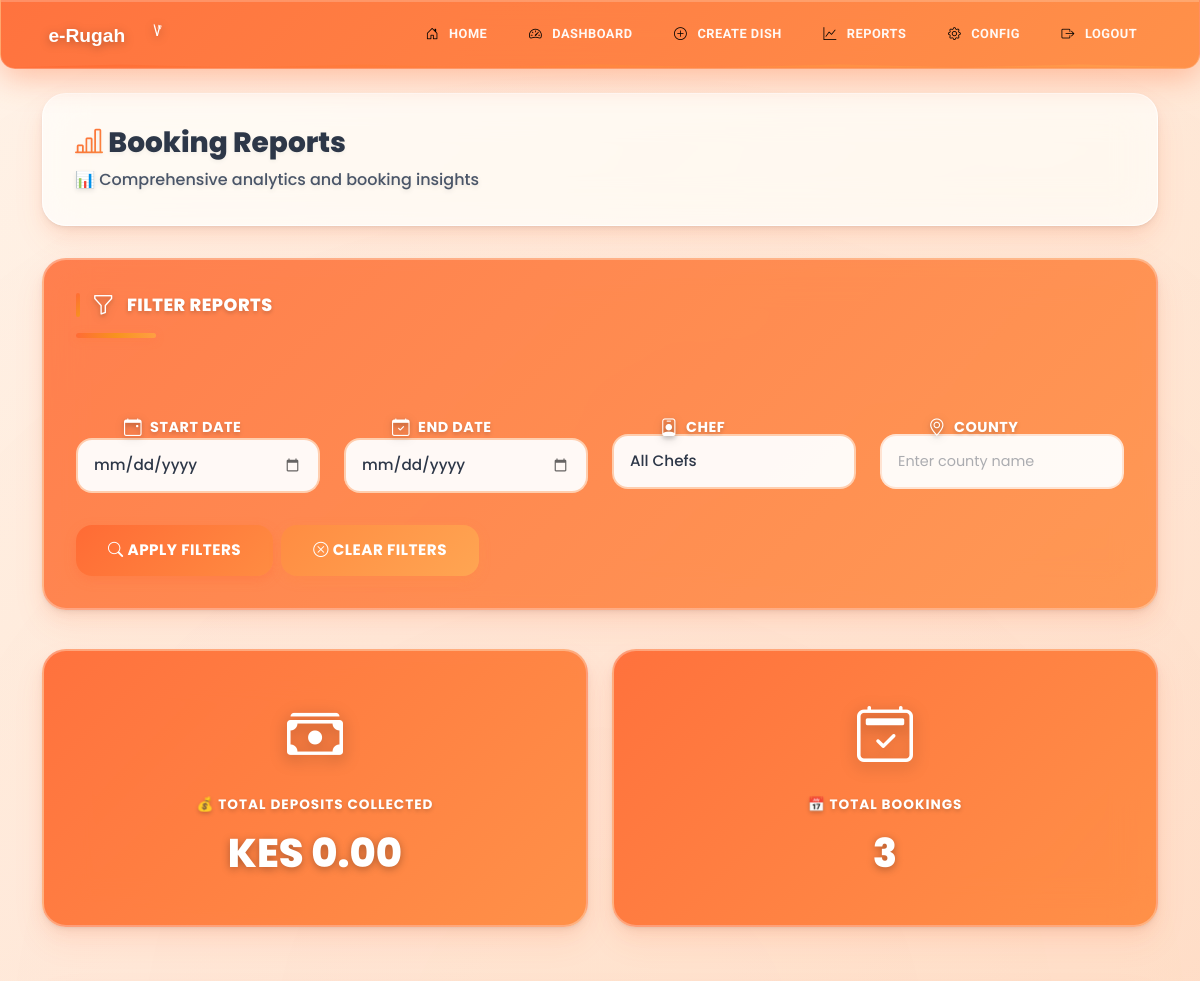
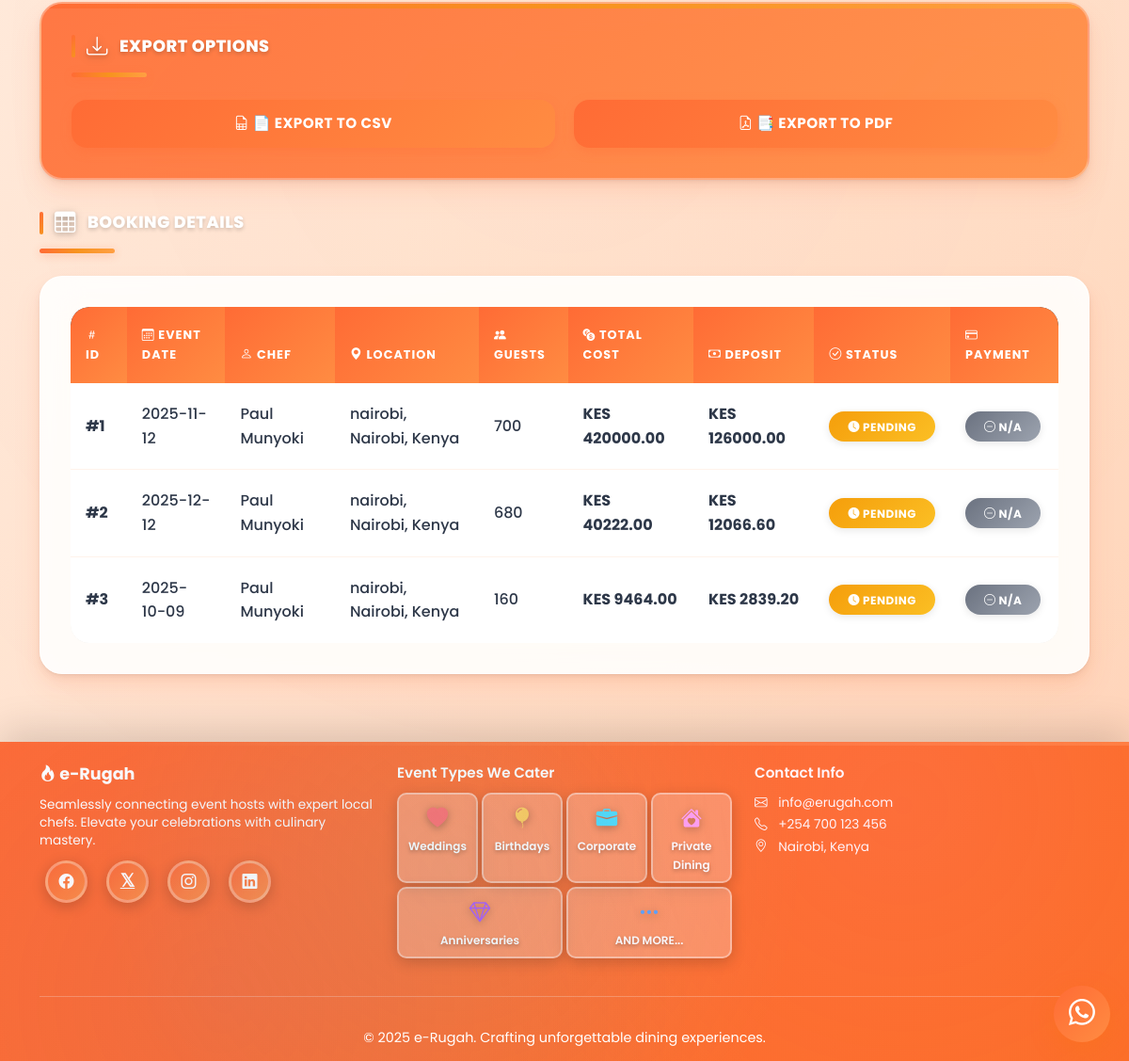
/admin/reports (signed in), run on an earlier commit of the app's database (2 pictures, top to bottom).
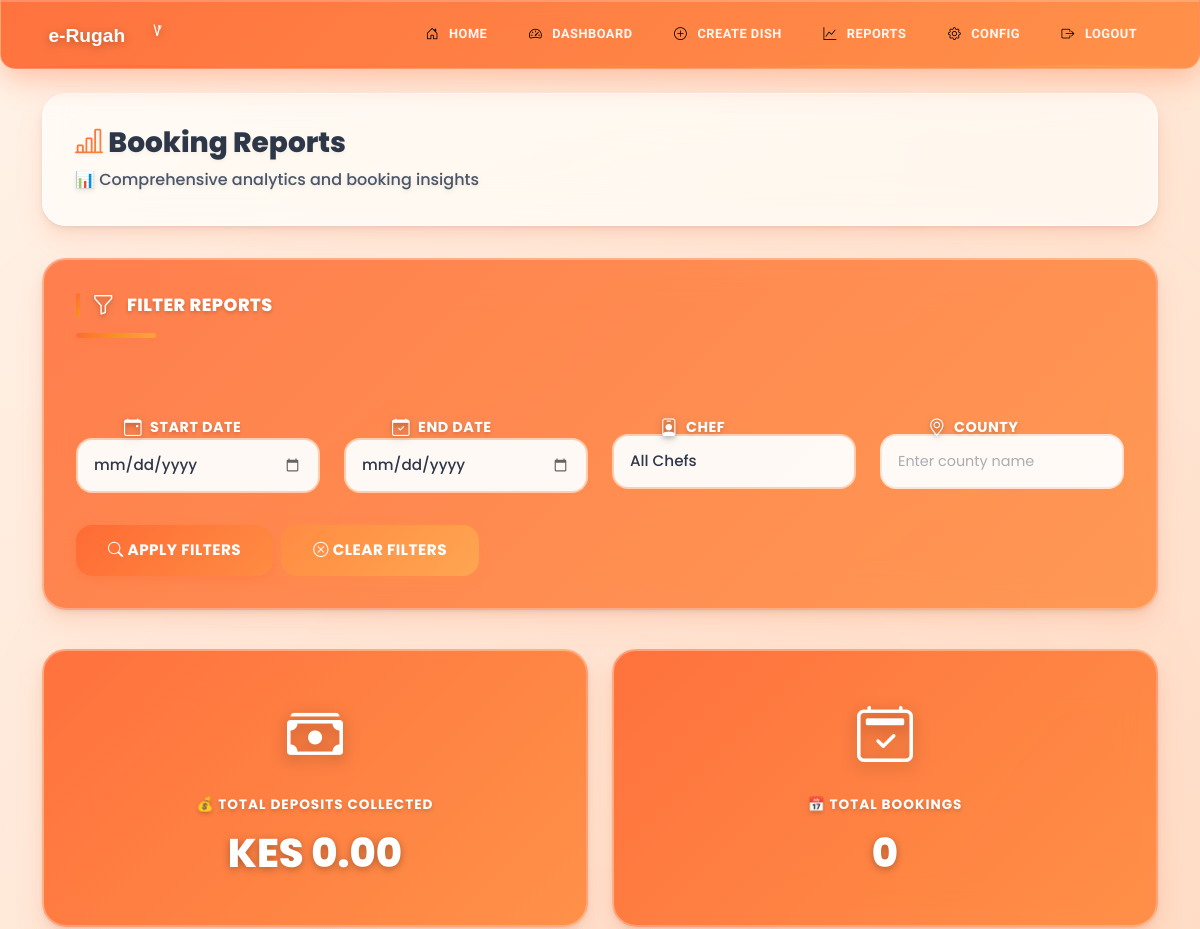
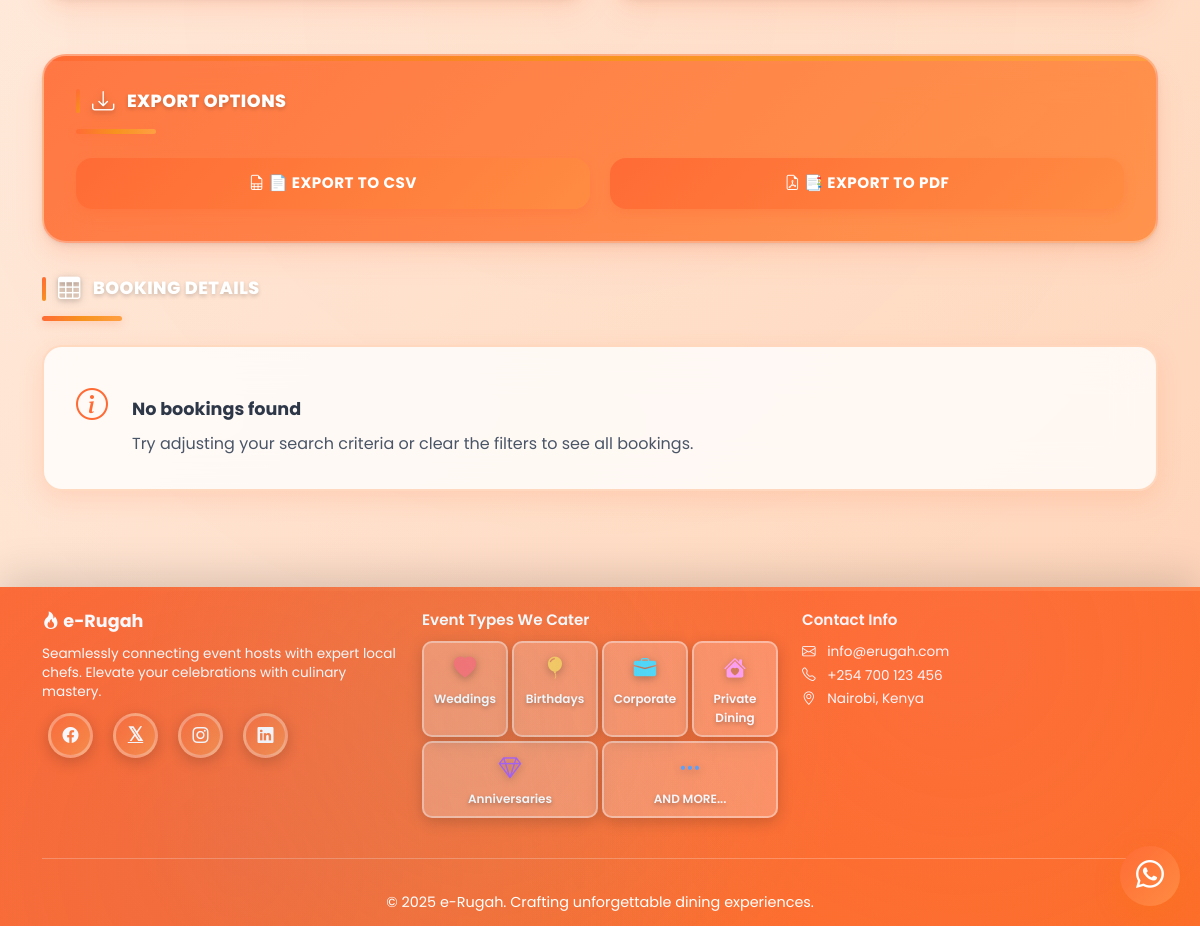
And on a later commit of the database (2 pictures, top to bottom).
### models.py (models this page shows, shortened)
class Booking(db.Model):
    id = db.Column(db.Integer, primary_key=True)
    event_id = db.Column(db.Integer, db.ForeignKey('event.id'), nullable=False)
    chef_id = db.Column(db.Integer, db.ForeignKey('chef.id'), nullable=False)
    status = db.Column(db.String(20), default='pending')
    deposit_amount = db.Column(db.Float)
    created_at = db.Column(db.DateTime, default=datetime.utcnow)
    confirmed_at = db.Column(db.DateTime)
    rating_value = db.Column(db.Integer)
    rating_submitted_at = db.Column(db.DateTime)
    rating_comment = db.Column(db.Text)
    payments = db.relationship('Payment', backref='booking', lazy=True)

class Event(db.Model):
    id = db.Column(db.Integer, primary_key=True)
    customer_id = db.Column(db.Integer, db.ForeignKey('user.id'), nullable=False)
    county = db.Column(db.String(50), nullable=False)
    sub_county = db.Column(db.String(50), nullable=False)
    town = db.Column(db.String(50), nullable=False)
    adult_guests = db.Column(db.Integer, nullable=False)
    child_guests = db.Column(db.Integer, nullable=False)
    event_date = db.Column(db.DateTime, nullable=False)
    menu_items = db.Column(db.Text)
    total_cost = db.Column(db.Float, default=0.0)
    created_at = db.Column(db.DateTime, default=datetime.utcnow)
    bookings = db.relationship('Booking', backref='event', lazy=True)

class Chef(db.Model):
    id = db.Column(db.Integer, primary_key=True)
    user_id = db.Column(db.Integer, db.ForeignKey('user.id'), nullable=False)
    name = db.Column(db.String(100), nullable=False)
    phone = db.Column(db.String(20), nullable=False)
    county = db.Column(db.String(50), nullable=False)
    sub_county = db.Column(db.String(50), nullable=False)
    town = db.Column(db.String(50), nullable=False)
    about = db.Column(db.Text)
    meals_offered = db.Column(db.Text)
    photo_url = db.Column(db.String(200))
    is_verified = db.Column(db.Boolean, default=False)
    is_approved = db.Column(db.Boolean, default=False)
    created_at = db.Column(db.DateTime, default=datetime.utcnow)
    rating_total = db.Column(db.Integer, default=0)
    rating_count = db.Column(db.Integer, default=0)
    is_featured = db.Column(db.Boolean, default=False)
    featured_priority = db.Column(db.Integer, default=100)
    bookings = db.relationship('Booking', backref='chef', lazy=True)

### main.py (the view)
@app.route('/admin/reports')
@role_required('admin')
def reports():
    start_date = request.args.get('start_date')
    end_date = request.args.get('end_date')
    chef_id = request.args.get('chef_id')
    county = request.args.get('county')
    query = db.session.query(Booking, Event, Chef, Payment).join(
        Event, Booking.event_id == Event.id
    ).join(
        Chef, Booking.chef_id == Chef.id
    ).outerjoin(
        Payment, Booking.id == Payment.booking_id
    )
    if start_date:
        query = query.filter(Booking.created_at >= datetime.strptime(start_date, '%Y-%m-%d'))
    if end_date:
        query = query.filter(Booking.created_at <= datetime.strptime(end_date, '%Y-%m-%d'))
    if chef_id:
        query = query.filter(Booking.chef_id == int(chef_id))
    if county:
        query = query.filter(Event.county == county)
    results = query.all()
    chefs = Chef.query.filter_by(is_approved=True).all()
    total_deposits = sum(r.Payment.amount for r in results if r.Payment and r.Payment.status == 'success')
    return render_template('reports.html',
                         results=results,
                         chefs=chefs,
                         total_deposits=total_deposits,
                         start_date=start_date,
                         end_date=end_date,
                         chef_id=chef_id,
                         county=county)

### templates/reports.html (shortened to what this page needs)
{% extends "base.html" %}
{% block content %}
<div class="page-header">
    <div>
        <h5 class="mb-0" style="font-size: 1.75rem;"><i class="bi bi-bar-chart-line"></i> Booking Reports</h5>
        <p class="mb-0 mt-2" style="font-size: 1rem;">📊 Comprehensive analytics and booking insights</p>
    </div>
</div>
<div class="filter-card">
    <h6 class="section-title"><i class="bi bi-funnel"></i> Filter Reports</h6>
    <form method="GET">
        <div class="row">
            <div class="col-md-3 mb-3">
                <label for="start_date" class="form-label">
                    <i class="bi bi-calendar-event"></i>Start Date
                </label>
                <input type="date" class="form-control" id="start_date" name="start_date" value="{{ start_date or '' }}" placeholder="Select start date">
            </div>
            <div class="col-md-3 mb-3">
                <label for="end_date" class="form-label">
                    <i class="bi bi-calendar-check"></i>End Date
                </label>
                <input type="date" class="form-control" id="end_date" name="end_date" value="{{ end_date or '' }}" placeholder="Select end date">
            </div>
            <div class="col-md-3 mb-3">
                <label for="chef_id" class="form-label">
                    <i class="bi bi-person-badge"></i>Chef
                </label>
                <select class="form-control form-select" id="chef_id" name="chef_id">
                    <option value="">All Chefs</option>
                </select>
            </div>
            <div class="col-md-3 mb-3">
                <label for="county" class="form-label">
                    <i class="bi bi-geo-alt"></i>County
                </label>
                <input type="text" class="form-control" id="county" name="county" value="{{ county or '' }}" placeholder="Enter county name">
            </div>
        </div>
        <div class="d-flex gap-2 flex-wrap">
            <button type="submit" class="btn btn-primary">
                <i class="bi bi-search"></i> Apply Filters
            </button>
            <a href="{{ url_for('reports') }}" class="btn btn-secondary">
                <i class="bi bi-x-circle"></i> Clear Filters
            </a>
        </div>
    </form>
</div>
<div class="row mb-4">
    <div class="col-md-6 mb-3">
        <div class="stats-card">
            <i class="bi bi-cash-stack" style="font-size: 3.5rem; color: #ff6b35;"></i>
            <h6 class="mt-3 mb-2" style="font-size: 0.85rem; color: #4a5568; font-weight: 700; text-transform: uppercase; letter-spacing: 1px;">💰 Total Deposits Collected</h6>
            <div class="total-amount">KES {{ "%.2f"|format(total_deposits) }}</div>
        </div>
    </div>
    <div class="col-md-6 mb-3">
        <div class="stats-card">
            <i class="bi bi-calendar2-check" style="font-size: 3.5rem; color: #ff6b35;"></i>
            <h6 class="mt-3 mb-2" style="font-size: 0.85rem; color: #4a5568; font-weight: 700; text-transform: uppercase; letter-spacing: 1px;">📅 Total Bookings</h6>
            <div class="total-amount">{{ results|length if results else 0 }}</div>
        </div>
    </div>
</div>
<div class="dashboard-card">
    <h6 class="section-title"><i class="bi bi-download"></i> Export Options</h6>
    <div class="export-buttons">
        <a href="{{ url_for('export_csv') }}?{{ request.query_string.decode() }}" class="btn btn-success">
            <i class="bi bi-file-earmark-spreadsheet"></i> 📄 Export to CSV
        </a>
        <a href="{{ url_for('export_pdf') }}?{{ request.query_string.decode() }}" class="btn btn-danger">
            <i class="bi bi-file-earmark-pdf"></i> 📑 Export to PDF
        </a>
    </div>
</div>
<h6 class="section-title"><i class="bi bi-table"></i> Booking Details</h6>
{% if results %}
<div class="table-container">
    <div class="table-responsive">
        <table class="table">
            <thead>
                <tr>
                    <th><i class="bi bi-hash"></i> ID</th>
                    <th><i class="bi bi-calendar3"></i> Event Date</th>
                    <th><i class="bi bi-person"></i> Chef</th>
                    <th><i class="bi bi-geo-alt-fill"></i> Location</th>
                    <th><i class="bi bi-people-fill"></i> Guests</th>
                    <th><i class="bi bi-currency-exchange"></i> Total Cost</th>
                    <th><i class="bi bi-cash"></i> Deposit</th>
                    <th><i class="bi bi-check-circle"></i> Status</th>
                    <th><i class="bi bi-credit-card"></i> Payment</th>
                </tr>
            </thead>
            <tbody>
                {% for booking, event, chef, payment in results %}
                <tr>
                    <td><strong>#{{ booking.id }}</strong></td>
                    <td>{{ event.event_date.strftime('%Y-%m-%d') }}</td>
                    <td>{{ chef.name }}</td>
                    <td>{{ event.county }}, {{ event.town }}</td>
                    <td>{{ event.adult_guests + event.child_guests }}</td>
                    <td><strong>KES {{ "%.2f"|format(event.total_cost) }}</strong></td>
                    <td><strong>KES {{ "%.2f"|format(booking.deposit_amount) }}</strong></td>
                    <td>
                        {% if booking.status == 'confirmed' %}
                            <span class="badge bg-success"><i class="bi bi-check-circle-fill"></i> {{ booking.status.title() }}</span>
                        {% else %}
                            <span class="badge bg-warning"><i class="bi bi-clock-fill"></i> {{ booking.status.title() }}</span>
                        {% endif %}
                    </td>
                    <td>
                        {% if payment %}
                            {% if payment.status == 'success' %}
                                <span class="badge bg-success"><i class="bi bi-check-circle-fill"></i> Paid</span>
                            {% else %}
                                <span class="badge bg-warning"><i class="bi bi-exclamation-circle-fill"></i> {{ payment.status.title() }}</span>
                            {% endif %}
                        {% else %}
                            <span class="badge bg-secondary"><i class="bi bi-dash-circle"></i> N/A</span>
                        {% endif %}
                    </td>
                </tr>
                {% endfor %}
            </tbody>
        </table>
    </div>
</div>
{% else %}
<div class="alert">
    <i class="bi bi-info-circle" style="font-size: 2rem; color: #ff6b35;"></i>
    <div style="margin-top: 1rem;">
        <strong style="font-size: 1.1rem; color: #2d3748;">No bookings found</strong>
        <p style="margin-top: 0.5rem; color: #4a5568; margin-bottom: 0;">Try adjusting your search criteria or clear the filters to see all bookings.</p>
    </div>
</div>
{% endif %}
{% endblock %}

What changed in the data, as far as the page shows it:
removed Booking: id "1", event_date "2025-11-12", name "Paul Munyoki", county "nairobi", town "Nairobi, Kenya", event.adult_guests+event.child_guests "700", deposit_amount "126000.00", status "PENDING"
removed Event: total_cost "420000.00"
removed Booking: id "2", event_date "2025-12-12", name "Paul Munyoki", county "nairobi", town "Nairobi, Kenya", event.adult_guests+event.child_guests "680", deposit_amount "12066.60", status "PENDING"
removed Event: total_cost "40222.00"
removed Booking: id "3", event_date "2025-10-09", name "Paul Munyoki", county "nairobi", town "Nairobi, Kenya", event.adult_guests+event.child_guests "160", deposit_amount "2839.20", status "PENDING"
removed Event: total_cost "9464.00"
Also different on the page:
{{ results|length if results else 0 }}: "3" → "0"
text no longer shown: "ID EVENT DATE CHEF LOCATION GUESTS TOTAL COST DEPOSIT STATUS PAYMENT"
text now shown: "No bookings found Try adjusting your search criteria or clear the filters to see all bookings."
